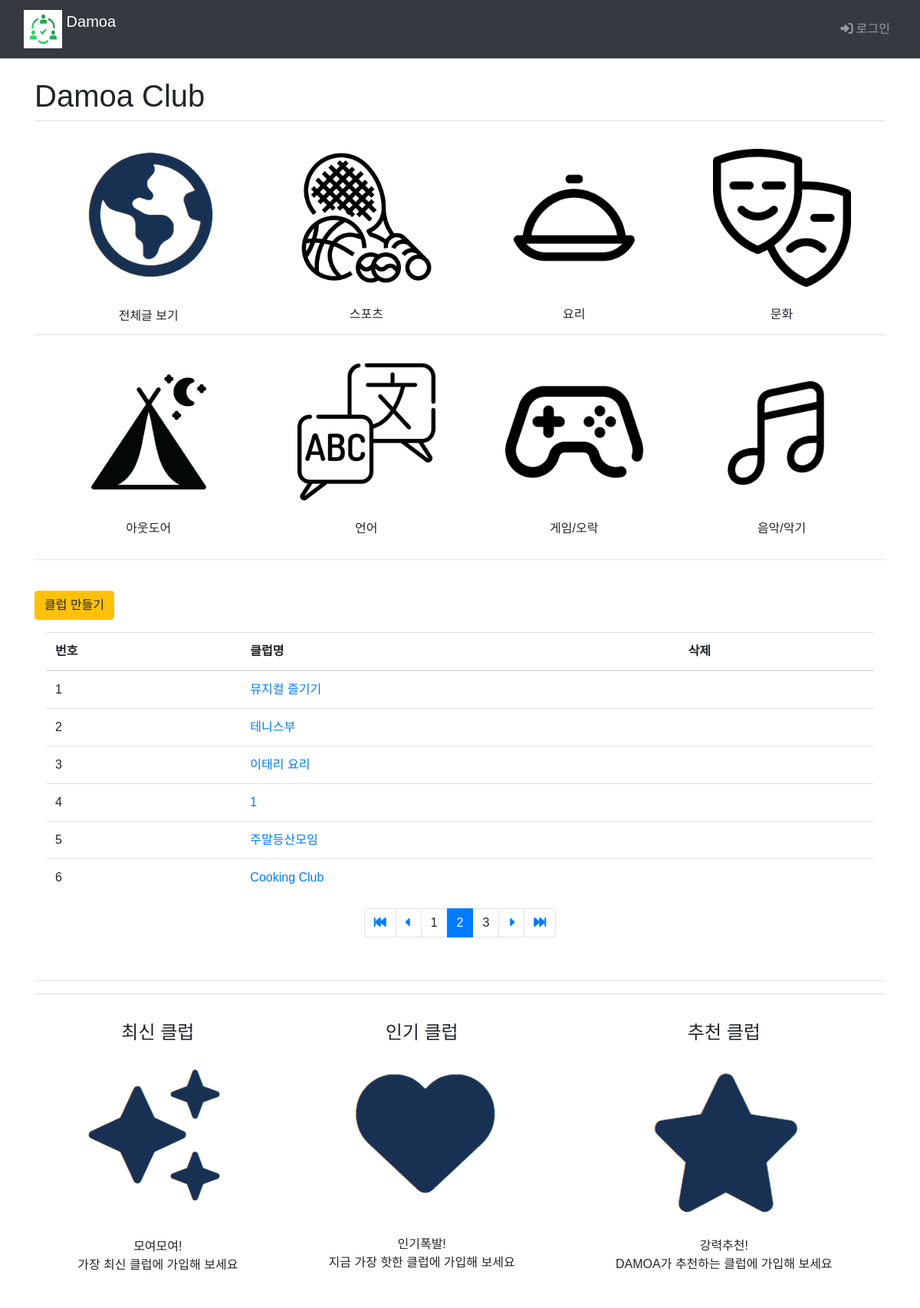
The page /main/?page=2 on the database its author committed.
### main/models.py (models this page shows, shortened)
class Club(models.Model):
    class category(models.TextChoices):
        from django.utils.translation import gettext_lazy as _
        COOK = 'CK', _('Cook')
        CULTURE = 'CT', _('Culture')
        GAME = 'GA', _('Game')
        LANGUAGE = 'LA', _('Language')
        MUSIC = 'MU', _('Music')
        OUTDOOR = 'OD', _('Outdoor')
        SPORTS = 'SP', _('Sports')
    category = models.CharField(
        max_length=10,
        choices = category.choices,
        null=True
    )
    name=models.TextField('클럽이름')
    author = models.ForeignKey(settings.AUTH_USER_MODEL, on_delete=models.CASCADE, default=1, null=True, related_name='author_club')

### main/views.py (the view)
# urls.py: path("", include('main.urls')),  # / 페이지에 해당하는 urlpatterns
def main(request):
    club_list=Club.objects.order_by('-id')
    page = request.GET.get('page', '1')  # 페이지
    paginator = Paginator(club_list, 6)  # 페이지당 6개
    page_obj = paginator.get_page(page)
    context={'club_list':page_obj, 'page':page}
    return render(request, 'main/main.html', context)

### templates/main/main.html (shortened to what this page needs)
{% extends 'base.html' %}
{% load static %}
{% block content %}
  <div class="container">
    <br>
    <h1>Damoa Club</h1>
    <table class="table">
      <tbody style="text-align: center;">
        <tr>
          <td>
            <br>
            <a href="{% url 'main:board_list'%}" style="display: block;">
              <img src="{% static 'img/gallery/all.png' %}" style="width: 200px; height: auto;">
              </a>
              <br>전체글 보기
          </td>
          <td>
            <br>
            <a href="{% url 'main:board_list'%}?kw=SP" style="display: block;">
              <img src="{% static 'img/gallery/sports.png' %}" style="width: 180px; height: auto;">
            </a>
            <br>스포츠
          </td>
          <td>
            <br>
            <a href="{% url 'main:board_list'%}?kw=CK" style="display: block;">
              <img class="club" src="{% static 'img/gallery/cook.png' %}" style="width: 180px; height: auto;">
            </a>
            <br>요리
          </td>
          <td>
            <br>
            <a href="{% url 'main:board_list'%}?kw=CT" style="display: block;">
              <img class="club" src="{% static 'img/gallery/culture.png' %}" style="width: 180px; height: auto;">
            </a>
            <br>문화
          </td>
        </tr>
        <tr>
          <td>
            <br>
            <a href="{% url 'main:board_list'%}?kw=OD" style="display: block;">
              <img class="club" src="{% static 'img/gallery/outdoor.png' %}" style="width: 180px; height: auto;">
            </a>
            <br>아웃도어
          </td>
          <td>
            <br>
            <a href="{% url 'main:board_list'%}?kw=LA" style="display: block;">
              <img class="club" src="{% static 'img/gallery/language.png' %}" style="width: 180px; height: auto;">
            </a>
            <br>언어
          </td>
          <td>
            <br>
            <a href="{% url 'main:board_list'%}?kw=GA" style="display: block;">
              <img class="club" src="{% static 'img/gallery/game.png' %}" style="width: 180px; height: auto;">
            </a>
            <br>게임/오락
          </td>
          <td>
            <br>
            <a href="{% url 'main:board_list'%}?kw=MU" style="display: block;">
              <img class="club" src="{% static 'img/gallery/music.png' %}" style="width: 180px; height: auto;">
            </a>
            <br>음악/악기
          </td>
        </tr>
      </tbody>
    </table>
    <hr>
<br>
    <div>
      <a href="{%url 'main:club_create' %}" class="btn btn-warning">클럽 만들기</a>
      <div class="container">
        <table class="table">
          <thead>
            <tr class="thead-blue">
              <th>번호</th>
              <th>클럽명</th>
              <th>삭제</th>
            </tr>
          </thead>
          <tbody>
            {% if club_list %}
              {% for club in club_list %}
                <tr>
                  <td>{{forloop.counter}}</td>
                  <td>
                    <a href="{% url 'main:board_list'%}?kw={{ club.name }}">{{club.name}}</a>
                  </td>
                  <td>
                  </td>
                </tr>
              {% endfor %}
            {% else %}
              <tr>
                게시글이 없습니다.
              </tr>
            {% endif %}
          </tbody>
        </table>
        <ul class="pagination justify-content-center">
          {% if club_list.has_previous %}
            <li class="page-item">
              <a class="page-link" href="?page=1" data-page="1">
                <i class="fa-solid fa-backward-fast"></i>
              </a>
            </li>
            <li class="page-item">
              <a class="page-link" href="?page={{ club_list.previous_page_number }}">
                <i class="fa-solid fa-caret-left"></i>
              </a>
            </li>
          {% else %}
            <li class="page-item disabled">
              <a class="page-link" tabindex="-1" aria-disabled="true" href="#">
                <i class="fa-solid fa-caret-left"></i>
              </a>
            </li>
          {% endif %}
          {% for page_number in club_list.paginator.page_range %}
          {% if page_number >= club_list.number|add:-3 and page_number <= club_list.number|add:3 %}
            {% if page_number == club_list.number %}
              <li class="page-item active" aria-current="page">
                <a class="page-link" data-page="{{ page_number }}">
                  {{ page_number }}
                </a>
              </li>
            {% else %}
              <li class="" page-item="page-item">
                <a class="page-link" data-page="{{ page_number }}">
                  {{ page_number }}
                </a>
              </li>
            {% endif %}
          {% endif %}
          {% endfor %}
          {% if club_list.has_next %}
            <li class="page-item">
              <a class="page-link" href="?page={{ club_list.next_page_number }}">
                <i class="fa-solid fa-caret-right"></i>
              </a>
            </li>
            <li class="page-item">
              <a class="page-link" href="?page={{ club_list.paginator.num_pages }}">
                <i class="fa-solid fa-forward-fast"></i>
              </a>
            </li>
          {% else %}
            <li class="page-item disabled">
              <a class="page-link" tabindex="-1" aria-disabled="true" href="#">
                <i class="fa-solid fa-caret-right"></i>
              </a>
            </li>
          {% endif %}
        </ul>
      </div>
    </div>
<br>
    <hr style="color: black; size: 3px;">
    <table class="table" style="text-align: center;">
      <td>
        <div>
          <div class="icon-box">
            <br><h4>최신 클럽<br><br>
              <a href="{% url 'main:board_list'%}?so=recent" style="display: block;">
                <img src="{% static 'img/new.png' %}" style="width: 210px; height: auto;"></a>
            </h4>
            <br>
            <p>모여모여!<br>가장 최신 클럽에 가입해 보세요</p>
          </div>
        </div>
      </td>
      <td>
        <div>
          <div class="icon-box">
            <br><h4>인기 클럽<br><br>
              <a href="{% url 'main:board_list'%}?so=popular" style="display: block;">
                <img src="{% static 'img/heart.png' %}" style="width: 215px; height: auto;"></a>
            </h4>
            <br>
            <p>인기폭발!<br>지금 가장 핫한 클럽에 가입해 보세요</p>
          </div>
        </div>
      </td>
      <td>
        <div>
          <div class="icon-box">
            <br><h4>추천 클럽<br><br>
              <a href="{% url 'main:board_list'%}?so=recommend" style="display: block;">
                <img src="{% static 'img/star.png' %}" style="width: 200px; height: auto;"></a>
            </h4>
            <p>강력추천!<br>DAMOA가 추천하는 클럽에 가입해 보세요</p>
          </div>
        </div>
      </td>
    </table>
  {% endblock %}

### static/style.css (style rules this page uses)
* { font-family: 'Noto Sans KR', sans-serif; }
.page-link { border: 0px; }

### rows shown on the page
Club: name "뮤지컬 즐기기"
Club: name "테니스부"
Club: name "이태리 요리"
Club: name "1"
Club: name "주말등산모임"
Club: name "Cooking Club"

### other values the page prints
{{ page_number }} "1" "3"
{{ page_number }} "2"
